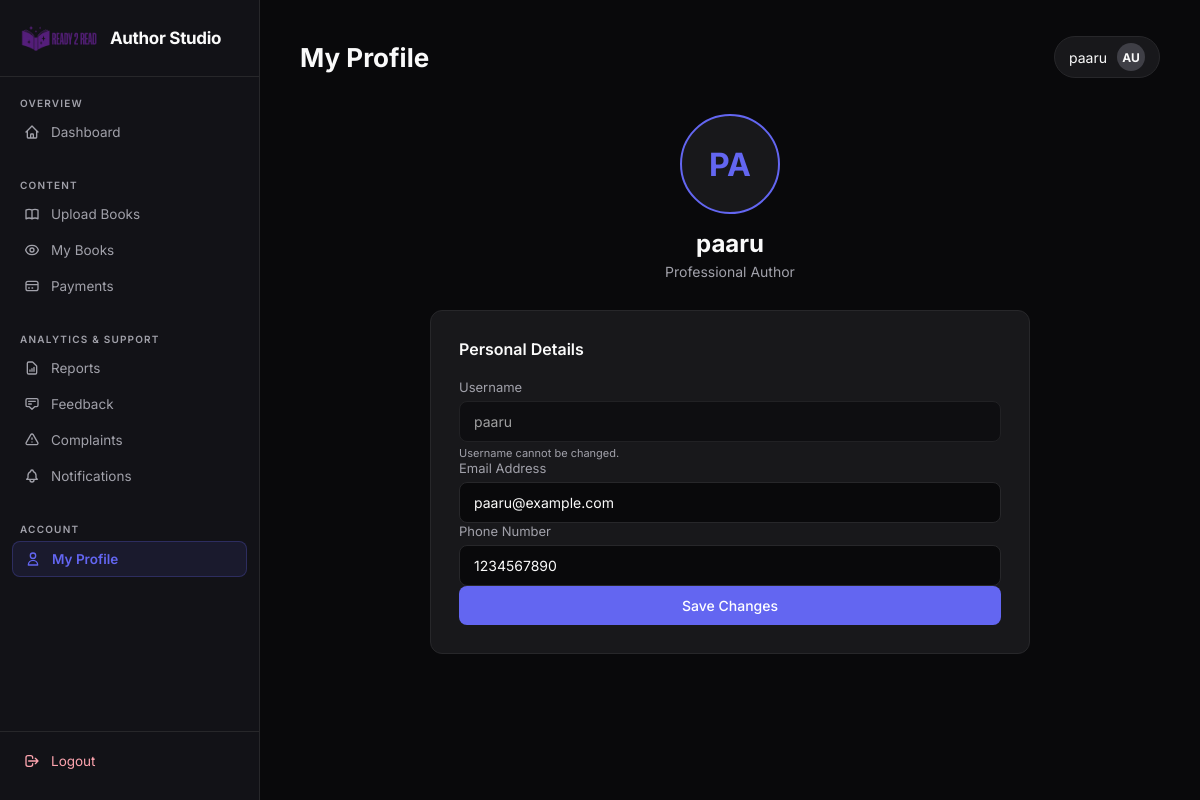
/author/profile.php (signed in), run on the app's committed database.
### tables this page shows
CREATE TABLE IF NOT EXISTS `authorregistration` (
  `authid` int NOT NULL AUTO_INCREMENT,
  `username` varchar(20) NOT NULL,
  `password` varchar(25) NOT NULL,
  `email` varchar(30) NOT NULL,
  `phone` char(10) NOT NULL,
  `status` int NOT NULL DEFAULT '1',
  PRIMARY KEY (`authid`)
);

### classes/DataAccess.class.php (called while the page is built, shortened)
<?php
class DataAccess
{
	private $_con,$_query,$_errors;
	public function __construct()
	{
		if(!$this->_con=mysqli_connect(DB_HOST,DB_USER,DB_PASSWORD,DB_NAME))
		{
			die("connection Error");
		}
	}
	public function query($query)
	{
		if(isset($query))
		{
			$query = trim($query);
			$words=explode(' ',$query);
			$this->_query=$query;
			$res=mysqli_query($this->_con,$this->_query);
			if($words[0]=='select' || $words[0]=='Select' || $words[0]=='SELECT')
			{
				if(mysqli_num_rows($res))
				{
					$dataArr=array();
					while($row=mysqli_fetch_assoc($res))
					{
						$dataArr[] = $row;
					}
					return $dataArr;
				}
				else
				{
					return false;
				}
			}
		}
	}
}
?>

### author/profile.php (the view, shortened to what this page needs)
<?php
$authid = $_SESSION['authid'];
$dao = new DataAccess();
$user = $dao->query("SELECT * FROM authorregistration WHERE authid=$authid")[0];
include("header.php");
?>
<div style="max-width:600px; margin:0 auto;">
    <div style="text-align:center; margin-bottom:30px;">
        <div style="width:100px;height:100px;background:var(--card);border:2px solid var(--accent);border-radius:50%;display:flex;align-items:center;justify-content:center;font-size:32px;font-weight:700;color:var(--accent);margin:0 auto 15px auto;">
            <?= strtoupper(substr($user['username'], 0, 2)) ?>
        </div>
        <h2 style="font-size:24px;font-weight:700;"><?= htmlspecialchars($user['username']) ?></h2>
        <p style="color:var(--text-muted);font-size:14px;margin-top:5px;">Professional Author</p>
    </div>
    <div class="glass-card">
        <h3 style="font-size:16px;font-weight:600;margin-bottom:20px;">Personal Details</h3>
        <form action="" method="POST">
            <div class="field-group">
                <label class="input-label">Username</label>
                <input type="text" class="form-control" value="<?= htmlspecialchars($user['username']) ?>" readonly style="opacity:0.6;cursor:not-allowed;">
                <p style="font-size:11px;color:var(--text-muted);margin-top:4px;">Username cannot be changed.</p>
            </div>
            <div class="field-group">
                <label class="input-label">Email Address</label>
                <input type="email" name="email" class="form-control" value="<?= htmlspecialchars($user['email']) ?>" required>
            </div>
            <div class="field-group">
                <label class="input-label">Phone Number</label>
                <input type="text" name="phone" class="form-control" value="<?= htmlspecialchars($user['phone']) ?>" required>
            </div>
            <button type="submit" name="btn_update" class="btn btn-full">Save Changes</button>
        </form>
    </div>
</div>
<?php include("footer.php"); ?>

### author/header.php (style rules this page uses)
:root { --bg: #09090b; --sidebar: #121217; --card: #18181b; --accent: #6366f1; --accent-glow: rgba(99, 102, 241, 0.4); --accent-soft: rgba(99, 102, 241, 0.1); --border: #27272a; --text-main: #fafafa; --text-muted: #a1a1aa; --input-bg: #09090b; }
* { margin:0; padding:0; box-sizing:border-box; font-family:'Inter',sans-serif; }
body { background-color: var(--bg); color: var(--text-main); min-height: 100vh; display: flex; }
.form-control { width:100%; padding:11px 14px; background: var(--input-bg); border:1px solid var(--border); border-radius:8px; color:var(--text-main); font-size:14px; transition:border-color 0.2s; }
label { display:block; font-size:13px; color:var(--text-muted); margin-bottom:6px; }
.btn { display:inline-flex; align-items:center; justify-content:center; padding:11px 22px; background:var(--accent); border:none; color:white; border-radius:8px; cursor:pointer; font-size:14px; font-weight:500; transition:all 0.2s; text-decoration:none; }
.btn-full { width:100%; }
.glass-card { background:var(--card); border:1px solid var(--border); padding:28px; border-radius:12px; margin-bottom:28px; }

### data on the page
authorregistration: username "PA", username "paaru", email "paaru@example.com", phone "1234567890"

### other printed values
$titles[$currentPage] "My Profile"
$_SESSION['authname'] "paaru"
